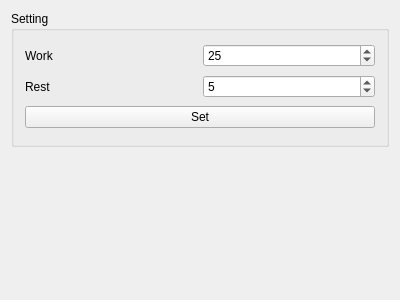
<?xml version="1.0" encoding="UTF-8"?>
<ui version="4.0">
 <class>Widget</class>
 <widget class="QWidget" name="Widget">
  <property name="geometry">
   <rect>
    <x>0</x>
    <y>0</y>
    <width>400</width>
    <height>300</height>
   </rect>
  </property>
  <property name="sizePolicy">
   <sizepolicy hsizetype="Fixed" vsizetype="Fixed">
    <horstretch>0</horstretch>
    <verstretch>0</verstretch>
   </sizepolicy>
  </property>
  <property name="minimumSize">
   <size>
    <width>400</width>
    <height>300</height>
   </size>
  </property>
  <property name="maximumSize">
   <size>
    <width>400</width>
    <height>300</height>
   </size>
  </property>
  <property name="windowTitle">
   <string>Take a break</string>
  </property>
  <layout class="QVBoxLayout" name="verticalLayout_3">
   <item>
    <layout class="QHBoxLayout" name="horizontalLayout_3">
     <item>
      <widget class="QGroupBox" name="groupBox">
       <property name="title">
        <string>Setting</string>
       </property>
       <layout class="QVBoxLayout" name="verticalLayout">
        <item>
         <layout class="QHBoxLayout" name="horizontalLayout">
          <item>
           <widget class="QLabel" name="label">
            <property name="text">
             <string>Work</string>
            </property>
           </widget>
          </item>
          <item>
           <widget class="QSpinBox" name="workSpinBox">
            <property name="value">
             <number>25</number>
            </property>
           </widget>
          </item>
         </layout>
        </item>
        <item>
         <layout class="QHBoxLayout" name="horizontalLayout_2">
          <item>
           <widget class="QLabel" name="label_2">
            <property name="text">
             <string>Rest</string>
            </property>
           </widget>
          </item>
          <item>
           <widget class="QSpinBox" name="restSpinBox">
            <property name="value">
             <number>5</number>
            </property>
           </widget>
          </item>
         </layout>
        </item>
        <item>
         <widget class="QPushButton" name="timeButton">
          <property name="text">
           <string>Set</string>
          </property>
         </widget>
        </item>
       </layout>
      </widget>
     </item>
    </layout>
   </item>
   <item>
    <widget class="QLabel" name="tipLabel">
     <property name="font">
      <font>
       <pointsize>24</pointsize>
      </font>
     </property>
     <property name="text">
      <string/>
     </property>
     <property name="alignment">
      <set>Qt::AlignCenter</set>
     </property>
    </widget>
   </item>
  </layout>
 </widget>
 <layoutdefault spacing="6" margin="11"/>
 <resources/>
 <connections/>
</ui>
